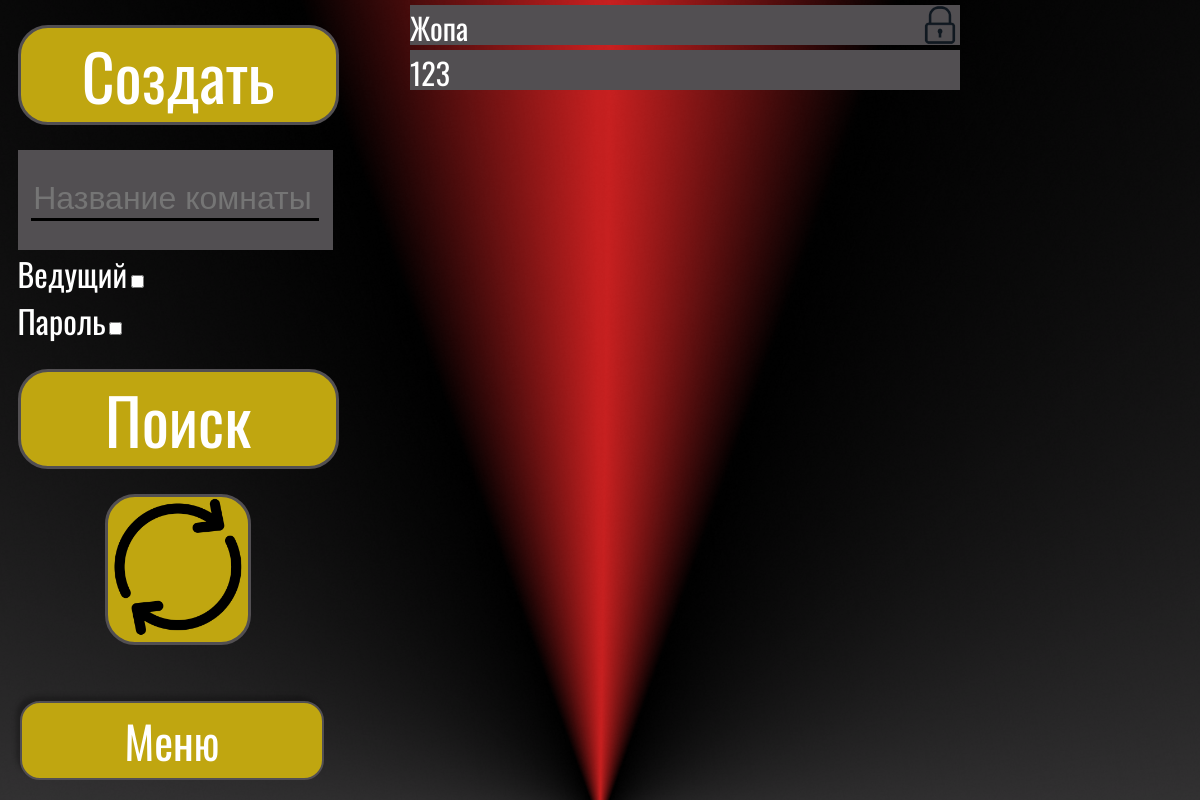
The app's page /game/, older data.
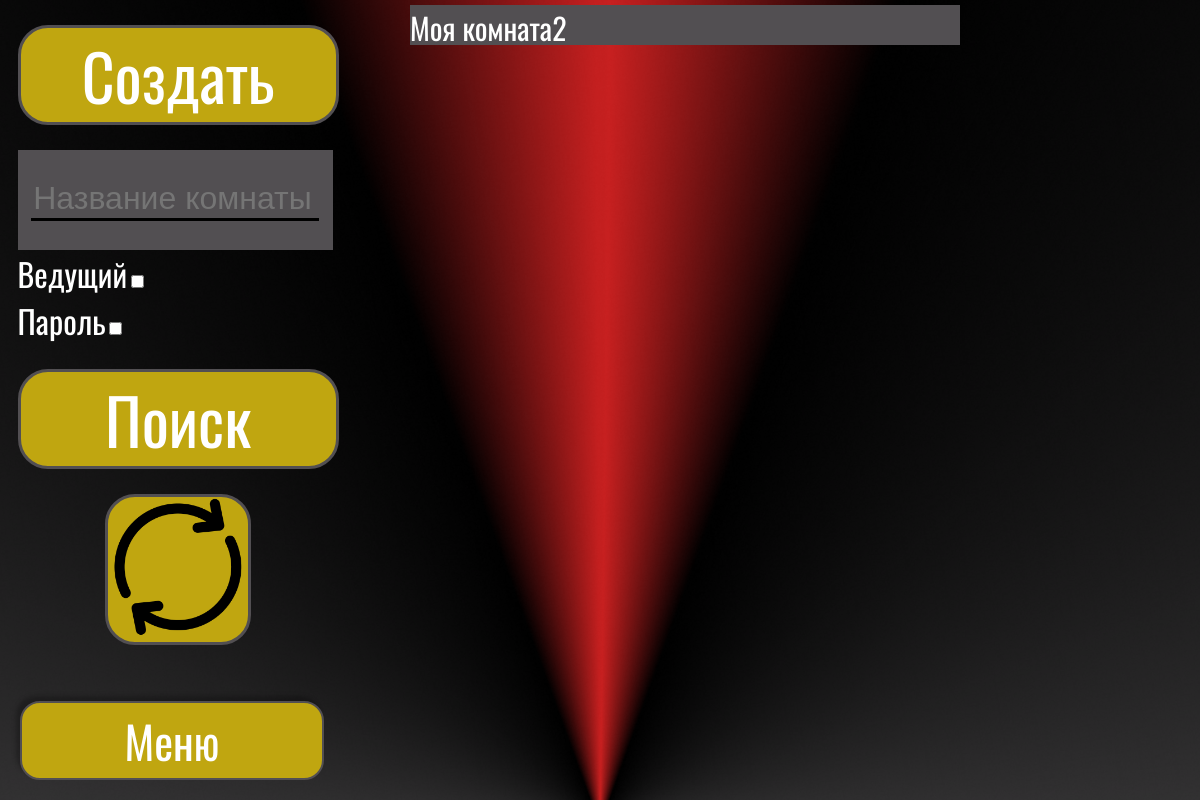
The same page, newer data.
### main/models.py (models this page shows, shortened)
class game_rooms(models.Model):
    Game_mode = [
        (0, 'Классика'),
        (1, 'Спорт'),
        (2, 'Совместный ответ'),
    ]
    ID = models.BigAutoField(primary_key=True)
    room_name = models.CharField(max_length=50)
    clos_room = models.BooleanField(default=False)
    password_room = models.CharField(max_length=50, null=True, blank=True)
    selections = models.ForeignKey(Selections, on_delete=models.PROTECT, related_name='Selection_Room')
    game_mode = models.IntegerField(choices=Game_mode, default=0)
    host = models.ForeignKey(Users, on_delete=models.PROTECT, related_name='host_game_rooms')
    captain =models.ForeignKey(Users, on_delete=models.PROTECT, related_name='captain_game_rooms', null=True, blank=True)
    leader = models.ForeignKey(Users, on_delete=models.PROTECT, related_name='leader_game_rooms', null=True, blank=True)
    room_limit = models.IntegerField(
        validators=[
            MinValueValidator(3),
            MaxValueValidator(8)
        ]
    )
    people_on_page = models.JSONField(default=dict, null=True, blank=True)
    room_description = models.TextField(null=True, blank=True)
    early_answer = models.BooleanField(default=True)
    time_answer = models.IntegerField(
        validators=[
            MinValueValidator(5),
            MaxValueValidator(600)
        ]
    )
    clear_chat = models.BooleanField(default=False)
    question_time = models.IntegerField(
        validators=[
            MinValueValidator(10),
            MaxValueValidator(600)
        ]
    )
    show_question = models.BooleanField(default=True)
    reading_speed = models.IntegerField(
        validators=[
            MinValueValidator(1),
            MaxValueValidator(60)
        ]
    )
    random_order = models.BooleanField(default=True)
    break_between_questions = models.IntegerField(
        validators=[
            MinValueValidator(0),
            MaxValueValidator(600)
        ]
    )
    class Meta:
        verbose_name = 'Игровая комната'
        verbose_name_plural = 'Игровые комнаты'

### main/views.py (the view)
# urls.py: path('', views.Game_Room, name="Game_Room"),
def Game_Room(request):
    error = request.GET.get('err')
    rooms = game_rooms.objects.all()
    if error:
        return render(request, "main/main_game.html", {
            "rooms": rooms,
            "error": error,
        })
    return render(request, "main/main_game.html",{"rooms":rooms})

### main/templates/main/main_game.html (shortened to what this page needs)
{% load static %}
<!DOCTYPE html>
<html lang="ru">
<head>
    <link rel="stylesheet" href="{% static 'main/css/game_search.css' %}">
</head>
<body>
    <div id="page">
        <div id="tools_search">
            <div id="button_create" class="button"><a style="text-decoration: none; color: inherit;" href="{% url 'Create_Room' %}">Создать</a></div>
            <div id="input_box"><input id="input_search" class="input_select" placeholder="Название комнаты" onkeyup="filterItemsSesion()"></div>
            <div id="select_box">
                <div class="line">Ведущий<input id="leader" type="checkbox" class="check"></div>
                <div class="line">Пароль<input id="password" type="checkbox" class="check"></div>
            </div>
            <div id="button_search" class="button">Поиск</div>
            <div id="refresh_button" class="button"><img id="img_refresh" alt="обновить" src="{% static 'main/img/refresh.png' %}"></div>
        </div>
        <div id="rooms">
            <div id="room_scroll_box">
                <ul id="list_rooms">
                    {% for room in rooms %}
                    <li class="room"
                        data-name="{{ room.room_name }}"
                        data-description="{{ room.room_description }}"
                        data-selection="{{ room.selections.selection_name }}"
                        {% if room.leader %} data-leader="True" {% else %} data-leader="False" {% endif %}
                        data-password="{{ room.clos_room }}"
                        data-room="{{ room.ID }}"
                        data-time="{{room.question_time}}"
                        data-mode = "{{room.game_mode}}"
                        data-users="{{ room.people_on_page.users|length }}"
                        data-limit="{{ room.room_limit }}">
                        {{ room.room_name }}
                        {% if room.clos_room %}
                        <img class="img_lock" alt="close" src="{% static 'main/img/lock.png' %}">
                        {% endif %}
                    </li>
                    {% empty %}
                    <li class="room">Нет созданных комнат</li>
                    {% endfor %}
                </ul>
            </div>
        </div>
    </div>
    <div id="main_page" class="main_button"><a style="text-decoration: none; color: inherit;" href="{% url 'Menu' %}?pas=123">Меню</a></div>
</body>
</html>

Row changes from the older to the newer data that the page shows:
removed game_rooms: room_name "Жопа", clos_room True (drawn)
removed game_rooms: room_name "123"
added game_rooms: room_name "Моя комната2"
